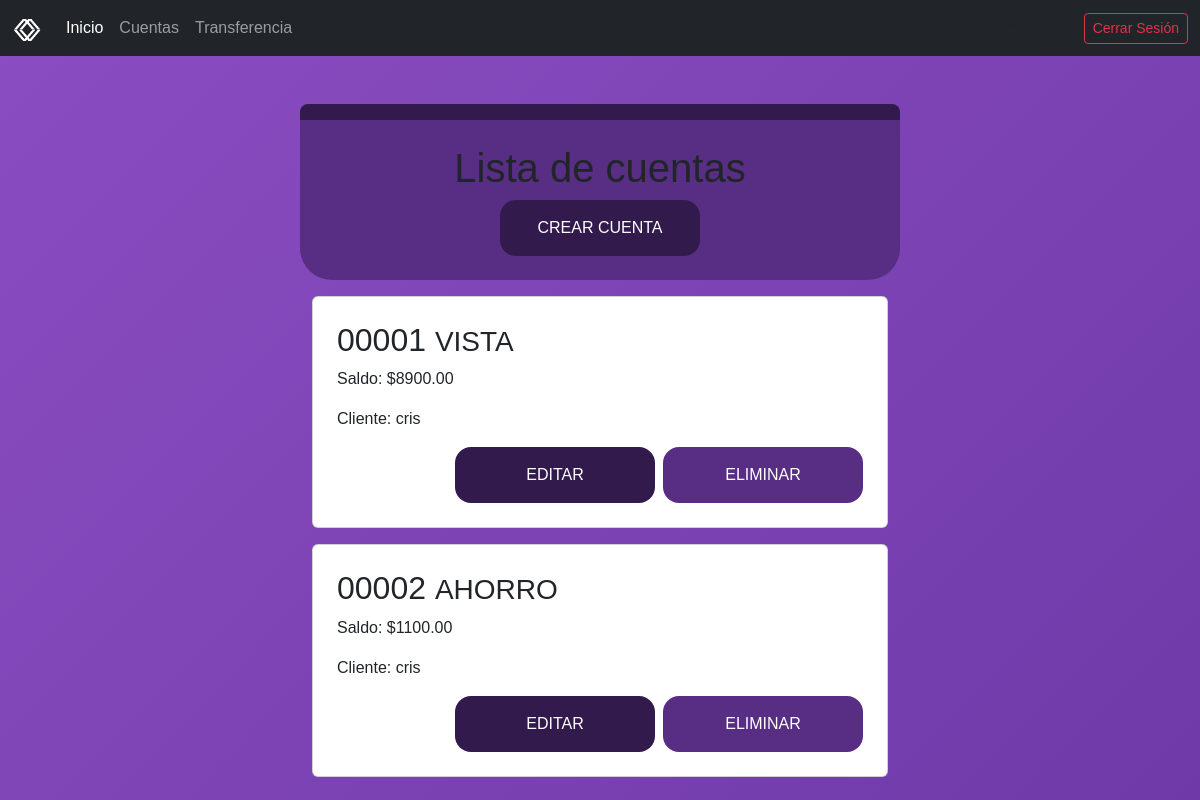
Page /accountlist/ (signed in) on the committed database.
### gestion/models.py (models this page shows, shortened)
class Cuenta(models.Model):
    ACCOUNT_TYPES = [
        ('VISTA','Vista'),
        ('AHORRO', 'Ahorro'),
        ('CORRIENTE','Corriente')
    ]
    client = models.ForeignKey(Cliente, on_delete=models.CASCADE, related_name='cuentas')
    account_number = models.CharField("Número de cuenta",max_length=20, unique=True)
    account_type = models.CharField("Tipo de cuenta",max_length=20, choices=ACCOUNT_TYPES)
    balance = models.DecimalField("Saldo",max_digits=12, decimal_places=2, default=0)
    status = models.BooleanField(default=True)
    date_created = models.DateTimeField(auto_now_add=True)

class Cliente(models.Model):
    user = models.OneToOneField(User, on_delete=models.CASCADE, related_name='cliente')
    phone = models.CharField("Teléfono",max_length=20, blank=True, null=True)
    date_created = models.DateTimeField(auto_now_add=True)
    def __str__(self):
        return self.user.username

### gestion/views.py (the view)
# urls.py: path('accountlist/', cuenta_list,name='account_list' ),
@login_required
def cuenta_list(request):
    cuentas = Cuenta.objects.filter(client__user=request.user)
    return render(request, 'account_list.html',{'cuentas':cuentas})

### gestion/templates/account_list.html (shortened to what this page needs)
{% extends 'base.html' %}
{% block content %}
<div class="row justify-content-center">
    <div class="col-11 col-md-6 carding text-center mt-5 mb-3">
        <h1>Lista de cuentas</h1>
        <a href="{% url 'account_create' %}">
            <button class="btn-pr2">Crear Cuenta</button>
        </a>
    </div>
</div>
{% for cuenta in cuentas %}
<div class="row justify-content-center">
    <div class="col-6 mb-3">
        <div class="card p-4">
            <h2>{{ cuenta.account_number }} <small>{{ cuenta.account_type }}</small></h2>
            <p>Saldo: ${{ cuenta.balance }}</p>
            <p>Cliente: {{ cuenta.client }}</p>
            <div class="d-flex justify-content-end">
                <a href="{% url 'account_update' cuenta.id %}" class="btn-pr2 me-2">Editar</a>
                <a href="{% url 'account_delete' cuenta.id %}" class="btn-pr">Eliminar</a>
            </div>
        </div>
    </div>
</div>
{% endfor %}
{% endblock %}

### static/css/styles.css (style rules this page uses)
:root { --all: #8b4dc2; --primary: #582e85; --secondary: #321a4c; --complement: #FFD700; }
html, body { height: 100%; }
body { margin: 0; font-family: "Poppins", sans-serif; background: linear-gradient( 135deg, #8b4dc2, #6f3aa8 ); background-repeat: no-repeat; background-attachment: fixed; }
.btn-pr, .btn-pr2 { display: inline-block; border-radius: 1em; border:none; color: white; padding: 1em 2em; min-width: 200px; text-align: center; text-decoration: none; text-transform: uppercase; transition: all ease-in .3s; }
.btn-pr { background-color: var(--primary); }
.btn-pr:hover, .btn-pr2 { background-color: var(--secondary); }
.carding { background:var(--primary); padding:1.5em; border-radius: .5em .5em 2em 2em; border-top: solid 1em var(--secondary); }

### rows in the picture
Cuenta: account_number "00001", account_type "VISTA", balance "8900.00", client "cris"
Cuenta: account_number "00002", account_type "AHORRO", balance "1100.00", client "cris"
